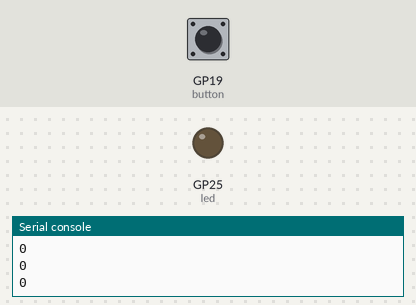
The program below on a simulated Raspberry Pi Pico running MicroPython. Shown: output pins drawn as LEDs (lit = HIGH), the last lines printed to the serial console. Inputs (shaded band) come from the test bench; at power-on: GP19 (button) LOW.

Above: at 1.2 s.
1.3 s: GP19 (button) pulled HIGH for 0.15 s
At 1.4 s:
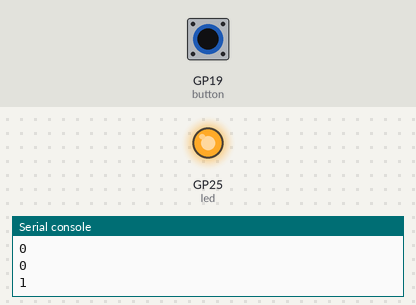
3.0 s: GP19 (button) pulled HIGH for 3.2 s
At 7.4 s:
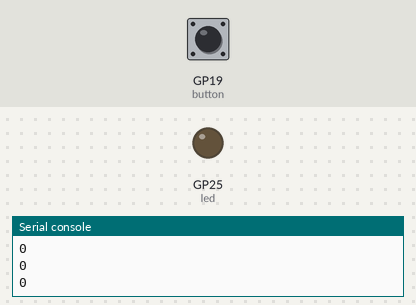
Timing chart, 0 to 8.9 s (numbered marks = the images above; inputs shaded):
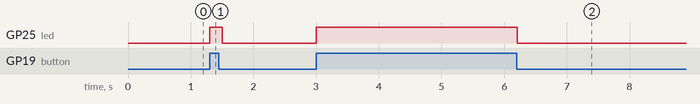

The program:

button.py
```python
from machine import Pin
import time


button = Pin(19, Pin.IN, Pin.PULL_DOWN)
led = Pin(25, Pin.OUT)
delaySec = 0.1


while True:
    input_result = button.value()
    led.value(input_result)
    print(input_result)
    time.sleep(delaySec)
```

Measured:
- after the input at 1.3 s, GP25 (led): LOW → HIGH at once, → LOW 0.20 s later
- after the input at 3.0 s, GP25 (led): LOW → HIGH at once, → LOW 3.2 s later
